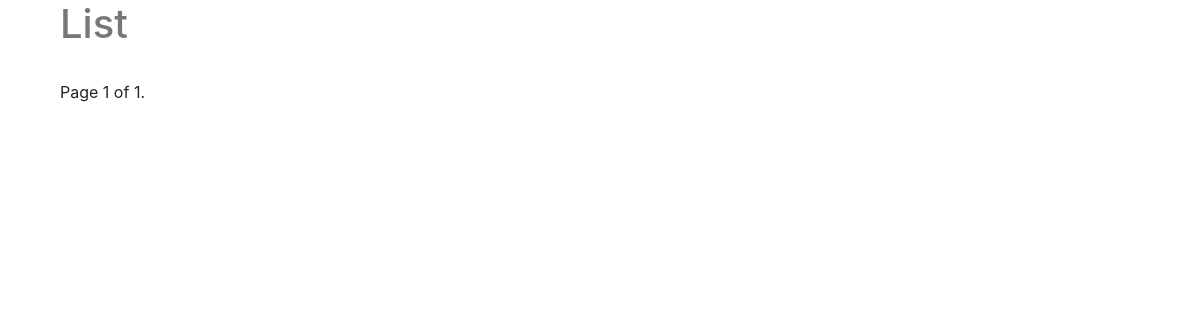
The page /posts/ on the database as committed earlier.
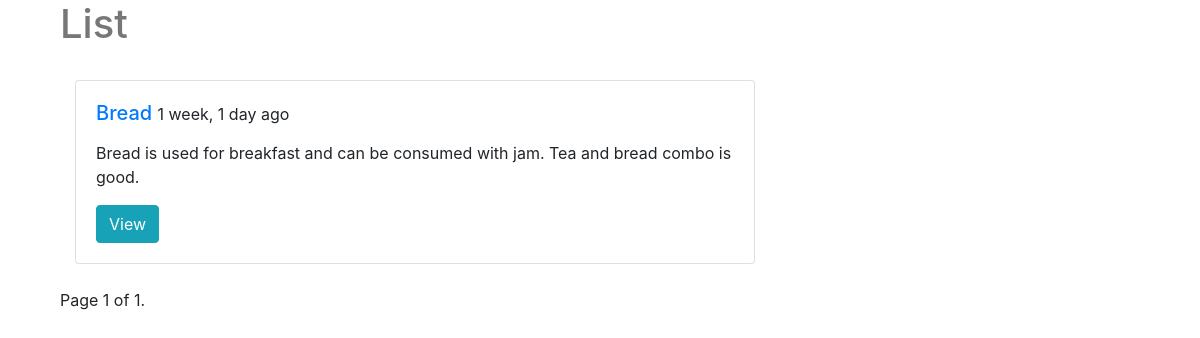
The same page on the database as committed later.
### posts/models.py (models this page shows, shortened)
class Post(models.Model):
    title = models.CharField(max_length=30)
    image = models.ImageField(upload_to=upload_location,
            null=True,
            blank=True,
            width_field="width_field",
            height_field="height_field")
    height_field = models.IntegerField(default=0)
    width_field = models.IntegerField(default=0)
    content = models.TextField()
    updated = models.DateTimeField(auto_now=True)
    timestamp = models.DateTimeField(auto_now_add=True)
    class Meta:
        ordering = ["-timestamp", "-updated"]

### posts/views.py (the view)
# urls.py: path('', post_list, name='list'),
def post_list(request):
    queryset_list = Post.objects.all()
    paginator = Paginator(queryset_list, 25)
    page_number = request.GET.get("page")
    queryset = paginator.get_page(page_number)
    context = {
            "object_list": queryset,
            "title": "List"
        }
    return render(request, 'posts/post_list.html', context)

### posts/templates/posts/post_list.html (shortened to what this page needs)
{% extends "posts/base.html" %}
{% block content %}
<div class='col-sm-8 col-sm-offset-3'>
    <h1>{{ title }}</h1><br/>
    {% for obj in object_list %}
    <div class="col-sm-12  mb-4">
        <div class="card">
            <div class="card-body">
                <h5 class="card-title">
                    <a href="{% url 'posts:detail' id=obj.id %}">{{ obj.title }}</a> <small>{{ obj.timestamp|timesince }} ago</small>
                </h5>
                <p class="card-text">{{ obj.content|linebreaks|truncatechars:120 }}</p>
                <a href="{% url 'posts:detail' id=obj.id %}" class="btn btn-info" role="button">View</a>
            </div>
        </div>
    </div>
{% endfor %}
<div class="pagination">
    <span class="step-links">
        <span class="current">
            Page {{object_list.number }} of {{object_list.paginator.num_pages }}.
        </span>
    </span>
</div>
</div>
{% endblock content %}

Rows that differ between the two databases and show on the page:
added Post: title "Bread", timestamp "1 week, 1 day", content "Bread is used for breakfast and can be consumed with jam. Tea and bread combo is good."
